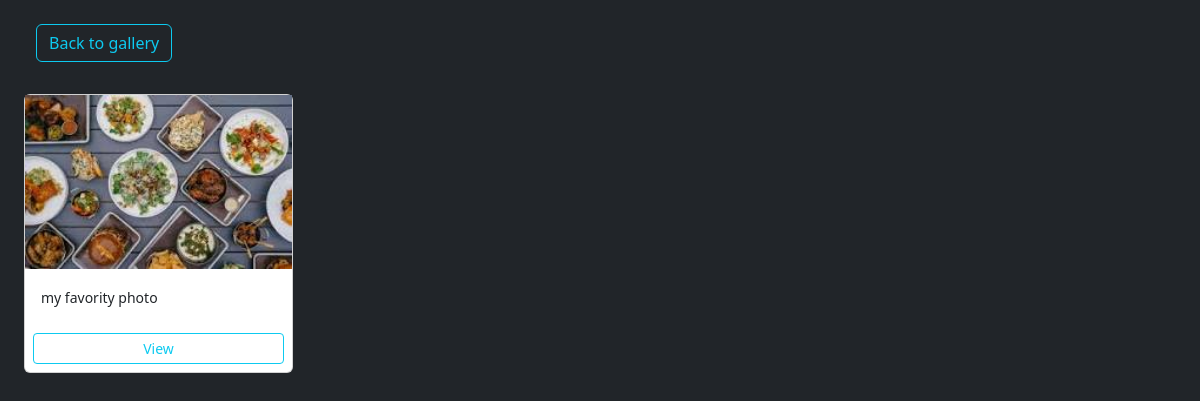
/category/1/ (signed in), run on the app's committed database.
### myapp/models.py (models this page shows, shortened)
class PhotoModel(models.Model):
    category=models.ForeignKey(Category,on_delete=models.SET_NULL,null=True,blank=True)
    image = models.ImageField(blank=False,null=False)
    description = models.TextField()
    created_at = models.DateTimeField(auto_now_add=True)
    class Meta:
        ordering = ['created_at']

### myapp/views.py (the view)
# urls.py: path('category/<str:pk>/', list_photo_with_associated_category, name='list_photo'),
@login_required(login_url='login')
def list_photo_with_associated_category(request,pk):
    category=Category.objects.get(id=pk)
    photos=PhotoModel.objects.filter(category=category)
    return render(request,'myapp/list_photo.html',{'photos':photos})

### myapp/templates/myapp/list_photo.html (shortened to what this page needs)
<!DOCTYPE html>
<html lang="en">
<head>
    <link href="https://cdn.jsdelivr.net/npm/bootstrap@5.3.3/dist/css/bootstrap.min.css" rel="stylesheet"
>
</head>
<body class="bg-dark">
    <div class="container m-3">
        <div class="row">
            <div class="col-md-9">
                <a href="{% url 'gallery' %}" class="btn btn-outline-info m-2">Back to gallery</a>
                <div class="row my-3">
                    {% for photo in photos %}
                    <div class="col-md-4 p-2">
                        <div class="card">
                            <img class="image_thumbnail" src="{{ photo.image.url }}" class="card-img-top" alt="my photo">
                            <div class="card-body">
                                <small>
                                    {{ photo.description}}
                                </small>
                            </div>
                            <a href="{% url 'viewphoto' photo.id %}" class="btn btn-outline-info btn-sm m-2">View</a>
                        </div>
                    </div>
                    {% endfor %}
                </div>
            </div>
        </div>
    </div>
</body>
</html>

### data on the page
PhotoModel: image (picture), description "my favority photo"
